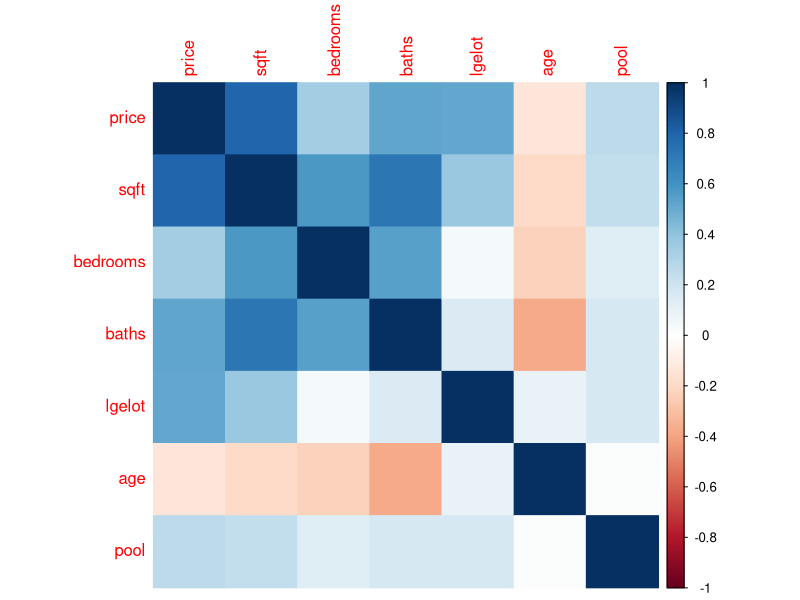
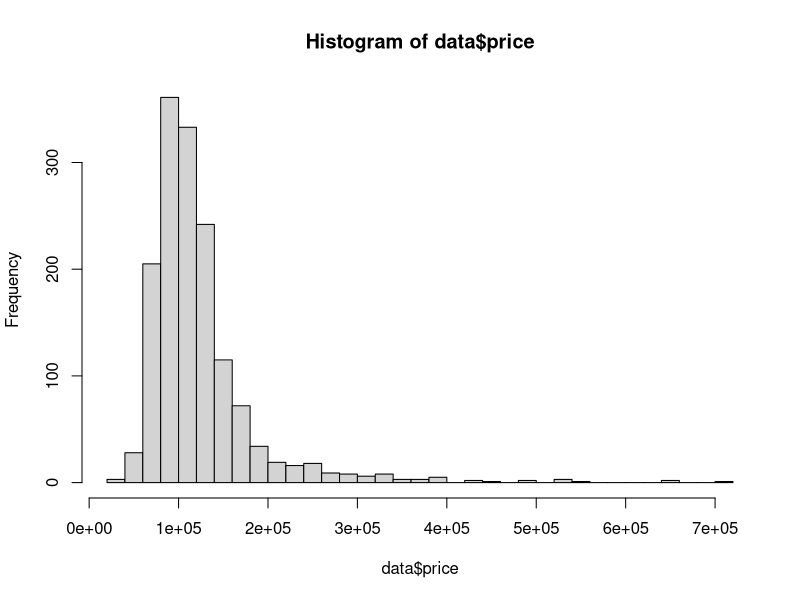

Source code (R) for these figures, in order: (Note: this script raises an error after producing the figures.)
#setwd("~/Workspace/mcdaniel/500/final")
# install.packages("corrplot")
library(corrplot)
data <- read.csv("ultimateHousing.csv")
 
 head(data)
 
 # Q1 How many observations about the real estate market in Ultimate city have been acquired?
 nrow(data)
 #1500
 
 # Q2 How many explanatory data (independent variables) are available?
 # 6
  
 
 # Q3 How many categorical variables are availble? (Review)
 # 2 
 
 # Q4 Doe it initially look like you will need to make any adjustments to account for 
 # differences in units of measure, e.g. from data in 1000's to data in 1's?
 # no
 
 # Q5 Are any of the variables in the data highly correlated? (Review)
cor_matrix <- cor(data)

corrplot(cor_matrix, method = 'color')
cor_matrix

# Yes

# Q6 If you answered yes to Q5, which variable would you consider dropping first? (Review)

# lgelot
# Age
# I answered "no" to Q5
# Bedrooms
# Pool
# Baths <- 

# if we concern about multicolinearity, we should drop baths, since it has 0.72 correlation.
# if we simply just want to drop non-informative variable against independent variable, it will be Age.

# Q7 data contain two variables that might be used as indicator variables; lotsize(lgelot) and pool.
# What proportion of the data is lgelot?(leave your answer as a decimal number, not percent)
print(sum(data$lgelot)/nrow(data))
# 0.063 ? 

# Q8 data contain two variables that might be used as indicator variables; lotsize(lgelot) and pool.
# What proportion of the data is pool?(leave your answer as a decimal number, not percent)
print(sum(data$pool)/nrow(data))

# Q9 is the distribution of your dependent variable normal?

hist(data$price,breaks = 30)
# I think this is No

#Q10 If you answered no to Question 9, what transformation would you probably 
# use to help force compliance with the assumption of normality?

# take the natural log of the variable <- 
# quadratic
# inverse(1/vaiable)
# square root

#Q11 Consider the different kinds of models we have studied(simple linear, multivariable linear, non-linear, either simple or multivariable etc)
# Given the tools you have available today, which one of the following is the "test" you would use to determin whuch type of model is best?


# test of independence
# comparing the sums of squares errors to find the least error <- 
# Test for homogeneity
# Goodness-of-fit test
# none of them above

#Q12 Test different models to determine which model you should use to compute the information Ulitimate Realty needs.
# That is, consider the differences in the sum-of-squares-error value, frequency plots to check normality, scatter plots
# to check linearity, etc From the choices below select which model you have found is the best overall.

# simple log quadratic
# Multivariable quadratic
# Simple log-linear(non-linear, logarithmic)
# Multivariable linear
# Simple linear
# Multivariable log-linear
# Multivariable log-quadratic <-
# Simple quadratic(non-linear, polynomial)
# all the modes tested will provide the same accuracy and quality of results
# None of the models tested will provide results.



# Simple Linear Model
model_simple_linear_sqft <- lm(price ~ sqft, data=data)
sse_simple_linear_sqft <- sum(resid(model_simple_linear_sqft)^2)

# model_simple_linear_bedrooms <- lm(price ~ bedrooms, data=data)
# sse_simple_linear_bedrooms <- sum(resid(model_simple_linear_bedrooms)^2)
# 
# model_simple_linear_baths <- lm(price ~ baths, data=data)
# sse_simple_linear_baths <- sum(resid(model_simple_linear_baths)^2)
# 
# model_simple_linear_lgelot <- lm(price ~ lgelot, data=data)
# sse_simple_linear_lgelot <- sum(resid(model_simple_linear_lgelot)^2)
# 
# model_simple_linear_age <- lm(price ~ age, data=data)
# sse_simple_linear_age <- sum(resid(model_simple_linear_age)^2)
# 
# model_simple_linear_pool <- lm(price ~ pool, data=data)
# sse_simple_linear_pool <- sum(resid(model_simple_linear_pool)^2)

# Multivariable Linear Model
model_multivariable_linear <- lm(price ~ sqft + bedrooms + baths + lgelot + age + pool, data=data)
sse_multivariable_linear <- sum(resid(model_multivariable_linear)^2)

# Simple Log-Linear Model
model_simple_loglinear_sqft <- lm(log(price) ~ sqft, data=data)
sse_simple_loglinear_sqft <- sum(resid(model_simple_loglinear_sqft)^2)

# model_simple_loglinear_bedrooms <- lm(log(price) ~ bedrooms, data=data)
# sse_simple_loglinear_bedrooms <- sum(resid(model_simple_loglinear_bedrooms)^2)
# 
# model_simple_loglinear_baths <- lm(log(price) ~ baths, data=data)
# sse_simple_loglinear_baths <- sum(resid(model_simple_loglinear_baths)^2)
# 
# model_simple_loglinear_lgelot <- lm(log(price) ~ lgelot, data=data)
# sse_simple_loglinear_lgelot <- sum(resid(model_simple_loglinear_lgelot)^2)
# 
# model_simple_loglinear_age <- lm(log(price) ~ age, data=data)
# sse_simple_loglinear_age <- sum(resid(model_simple_loglinear_age)^2)
# 
# model_simple_loglinear_pool <- lm(log(price) ~ pool, data=data)
# sse_simple_loglinear_pool <- sum(resid(model_simple_loglinear_pool)^2)

# Multivariable Log-Linear Model
model_multivariable_loglinear <- lm(log(price) ~ sqft + bedrooms + baths + lgelot + age + pool, data=data)
sse_multivariable_loglinear <- sum(resid(model_multivariable_loglinear)^2)

# Simple Quadratic Model
model_simple_quadratic_sqft <- lm(price ~ sqft + I(sqft^2), data=data)
sse_simple_quadratic_sqft <- sum(resid(model_simple_quadratic_sqft)^2)

# model_simple_quadratic_bedrooms <- lm(price ~ bedrooms + I(bedrooms^2), data=data)
# sse_simple_quadratic_bedrooms <- sum(resid(model_simple_quadratic_bedrooms)^2)
# 
# model_simple_quadratic_baths <- lm(price ~ baths + I(baths^2), data=data)
# sse_simple_quadratic_baths <- sum(resid(model_simple_quadratic_baths)^2)
# 
# model_simple_quadratic_lgelot <- lm(price ~ lgelot + I(lgelot^2), data=data)
# sse_simple_quadratic_lgelot <- sum(resid(model_simple_quadratic_lgelot)^2)
# 
# model_simple_quadratic_age <- lm(price ~ age + I(age^2), data=data)
# sse_simple_quadratic_age <- sum(resid(model_simple_quadratic_age)^2)
# 
# model_simple_quadratic_pool <- lm(price ~ pool + I(pool^2), data=data)
# sse_simple_quadratic_pool <- sum(resid(model_simple_quadratic_pool)^2)

# Multivariable Quadratic Model
model_multivariable_quadratic <- lm(price ~ sqft + bedrooms + baths + lgelot + age + pool + I(sqft^2), data=data)
sse_multivariable_quadratic <- sum(resid(model_multivariable_quadratic)^2)

# Simple Log-Quadratic Model
model_log_simple_quadratic_sqft <- lm(log(price) ~ sqft + I(sqft^2), data=data)
sse_log_simple_quadratic_sqft <- sum(resid(model_log_simple_quadratic_sqft)^2)

# model_log_simple_quadratic_bedrooms <- lm(log(price) ~ bedrooms + I(bedrooms^2), data=data)
# sse_log_simple_quadratic_bedrooms <- sum(resid(model_log_simple_quadratic_bedrooms)^2)
# 
# model_log_simple_quadratic_baths <- lm(log(price) ~ baths + I(baths^2), data=data)
# sse_log_simple_quadratic_baths <- sum(resid(model_log_simple_quadratic_baths)^2)
# 
# model_log_simple_quadratic_lgelot <- lm(log(price) ~ lgelot + I(lgelot^2), data=data)
# sse_log_simple_quadratic_lgelot <- sum(resid(model_log_simple_quadratic_lgelot)^2)
# 
# model_log_simple_quadratic_age <- lm(log(price) ~ age + I(age^2), data=data)
# sse_log_simple_quadratic_age <- sum(resid(model_log_simple_quadratic_age)^2)
# 
# model_log_simple_quadratic_pool <- lm(log(price) ~ pool + I(pool^2), data=data)
# sse_log_simple_quadratic_pool <- sum(resid(model_log_simple_quadratic_pool)^2)

# Multivariable Log-Quadratic Model
model_log_multivariable_quadratic <- lm(log(price) ~ sqft + bedrooms + baths + lgelot + age + pool + I(sqft^2), data=data)
sse_log_multivariable_quadratic <- sum(resid(model_log_multivariable_quadratic)^2)

model_log_multivariable_quadratic_all <- lm(log(price) ~ sqft + bedrooms + baths + lgelot + age + pool + I(sqft^2)+ I(bedrooms^2) + I(baths^2) + I(lgelot^2) + I(age^2) + I(pool^2), data=data)
sse_log_multivariable_quadratic_all <- sum(resid(model_log_multivariable_quadratic_all)^2)


model_log_multivariable_quadratic_q13 <- lm(log(price) ~ sqft + I(sqft^2) + bedrooms + baths + age +I(age^2), data=data)
sse_log_multivariable_quadratic_q13 <- sum(resid(model_log_multivariable_quadratic_q13)^2)

# # Diagnostic Plots for Each Model (example for the simple linear model)
# par(mfrow=c(2,2))
# plot(model_simple_linear)
# 
# # ... Repeat diagnostic plots for other models
# 
# # Compare Sum of Squared Errors (Residuals)
# models <- list(model_simple_linear, model_multivariable_linear, model_simple_loglinear, model_multivariable_loglinear, model_simple_quadratic, model_multivariable_quadratic)
# sse_values <- sapply(models, function(model) sum(resid(model)^2))
# sse_values

# Q13 As often happens, regardless of what you think is best, your boss decides that you will use a multivariable log-quadratic model as follows.
# Use the variable price, sqft, sqft_sq, age, age_sq, beadrooms, baths, And they says for you take the natural log of the price variable.
# model_log_multivariable_quadratic_q13 <- lm(log(price) ~ sqft + I(sqft^2) + bedrooms + baths + age +I(age^2), data=data)

# Except for the ends of the plot, the QQ plot generally indicates that the assumption/condition of normality has been met?

library(car)
qqPlot(model_log_multivariable_quadratic_q13, main="QQ Plot")
# yes

# Q14 As often happens, regardless of what you think is best, your boss decides that you will use a multivariable log-quadratic model as follows.
# Use the variable price, sqft, sqft_sq, age, age_sq, beadrooms, baths, And they says for you take the natural log of the price variable.
# model_log_multivariable_quadratic_q13 <- lm(log(price) ~ sqft + I(sqft^2) + bedrooms + baths + age +I(age^2), data=data)

# the plot of residual versus fits indicates that assumption/condition of lnearity has been met?
plot(fitted(model_log_multivariable_quadratic_q13), resid(model_log_multivariable_quadratic_q13), 
     xlab="Fitted values", ylab="Residuals", main="Residuals vs Fitted Values")
abline(h=0, col="red")

# YEs?

# Q15 Build and use the model your boss wants to answer the following questions.
# Consider the intercept and all coefficients of this model to select the best choice from the list below.

summary(model_log_multivariable_quadratic_q13)
# There is no way to tell anything about statistiacal significance from the result
# the intercept and all coeeficients are statisticaally significant
# The variables baths is not statistically sigiificant <-
# neither the intercept nor any of the cefficients are statistically significant.

#Q16 The R-squared value indicates that very little of the variance in the data is explained by the model.
# False


#Q17 Hypothesis test can be conducted using a t-statistic and/or its related p-value. 
# if the t=statistics falls in the rejection or the p-values is less than the level of significance of the test
# the null hypothesis must be rejected. The alternative, for example a test to establish that a relationship between
# an explanatory(independent) variable and a response(dependent) variable exists is accepted
# True

#Q18 The boss has conviinced you that this is a pretty good model for Ultimate Realty. Because the boss is particularly interested in how size and age affects house prices.
# evaluate those parameters and use the results to answer the following questions.
# Test the coefficient of size to determine if size is related to price. Based on a hypothesis test using the null hypothesis, i.e. the coefficient equals zero. 
# There is not sufficient evidence(stastical significance) that a relationship exists between the explanatory variable and the response variable. Therefore, size can be removed from the regression model without any impact on the results.

# False x
# True

# Q19 Does the age of a house really affect its price? Again based on a hypothesis test for this model and its variables,
# the coefficient of age equals zero indicating that there is no relationship between the explanatory variable, age, and the response variable price.
summary(model_log_multivariable_quadratic_q13)
# True

# Q20 One of Ultimate's sales agents has just spoken with Mr. Roadrunner about listing his house. The house is 10 years old
# it has 2000 square feet of living area, and 3 bedrooms. How much should Ultimate's agent tell Mr. Roadrunner he should list his house for i.e. price?

model_log_multivariable_quadratic_q20 <- lm(log(price) ~ sqft + I(sqft^2) + age +I(age^2)  + bedrooms, data=data)
summary(model_log_multivariable_quadratic_q20)

model_summary <- summary(model_log_multivariable_quadratic_q20)
coef_intercept <- model_summary$coefficients[1]
coef_sqft <- model_summary$coefficients[2]
coef_sqft_sq <- model_summary$coefficients[3]
coef_age <- model_summary$coefficients[4]
coef_age_sq <- model_summary$coefficients[5]

coef_bed <- model_summary$coefficients[6]

min(data$sqft)

# Mr. Roadrunner's house characteristics
sqft <- 20
bedrooms <- 3
age <- 10
# bath <- 0 

predict_result <- predict(model_log_multivariable_quadratic_q20, 
                          newdata = data.frame(sqft = 20, age = 10, bedrooms = 3), 
                          interval = "confidence", level = 0.95, se.fit = TRUE)
predict_result
# Compute the predicted natural log of the price
log_price_predicted <- coef_intercept + 
  coef_sqft * sqft + 
  coef_sqft_sq * sqft^2 + 
  coef_bed * bedrooms + 
  coef_age * age + 
  coef_age_sq * age^2

# Convert the predicted log(price) to actual price
price_predicted <- exp(log_price_predicted)
price_predicted

# 147865.3

# Q21
# Predict the log(price) and get the standard error of the prediction
predict_result <- predict(model_log_multivariable_quadratic_q20, 
                          newdata = data.frame(sqft = 20, age = 10, bedrooms = 3), 
                          interval = "confidence", level = 0.95, se.fit = TRUE)

# Calculate the 95% confidence interval for the actual price
ci_lower_bound <- exp(predict_result$fit[1, "lwr"])
ci_upper_bound <- exp(predict_result$fit[1, "upr"])

# Q22
# Q23
# f. Predict the price increase for an additional 200 sqft
sqft_new <- 20 + 2
log_price_predicted_new <- coef_intercept + 
  coef_sqft * sqft_new + 
  coef_sqft_sq * sqft_new^2 + 
  coef_bed * bedrooms + 
  coef_age * age + 
  coef_age_sq * age^2

log_price_predicted_new <- exp(log_price_predicted_new)

log_price_predicted_new - price_predicted

# Convert the predicted log(price) to actual price for the increased sqft
price_predicted_new <- exp(log_price_predicted_new)
price_increase <- price_predicted_new - price_predicted

list(ci_lower_bound = ci_lower_bound, ci_upper_bound = ci_upper_bound, price_increase = price_increase)

# Q24 The boss would like to look at some different results. He/she says it is because there are two explanatory variables that have not yet been explored
# large lot size(lgelot) and pool. He/She wants you to remove the second-order terms from the model, add these variables and the variable baths to the model and generate an interaction term between 
# large lot and size(lgelot x sqft). This results in a model expressed as :

model_log_multivariable_quadratic_q24 <- lm(log(price) ~ sqft + bedrooms + baths +
                                              lgelot + age + pool + lgelot*sqft, data=data)
summary(model_log_multivariable_quadratic_q24)
# False

#Q25 How much more, in a percentage, is the price of a house on a large lot(greater than 0.5 acres) than a house on a small lot?
# 1. Set the values for other variables

# Using median values for continuous variables and mode for categorical ones
median_sqft <- median(data$sqft)
median_age <- median(data$age)
median_bedrooms <- median(data$bedrooms)
median_baths <- median(data$baths)
mode_pool <- as.numeric(names(sort(table(data$pool), decreasing = TRUE)[1]))

# 2 & 3. Predict the log(price) for lgelot scenarios

# For lgelot == 1
log_price_predicted_large_lot <- predict(model_new, 
                                         newdata = data.frame(sqft = median_sqft, 
                                                              bedrooms = median_bedrooms, 
                                                              baths = median_baths, 
                                                              lgelot = 1, 
                                                              age = median_age, 
                                                              pool = mode_pool))

# For lgelot == 0
log_price_predicted_small_lot <- predict(model_new, 
                                         newdata = data.frame(sqft = median_sqft, 
                                                              bedrooms = median_bedrooms, 
                                                              baths = median_baths, 
                                                              lgelot = 0, 
                                                              age = median_age, 
                                                              pool = mode_pool))

# 4. Convert the predicted log(price) to actual price
price_predicted_large_lot <- exp(log_price_predicted_large_lot)
price_predicted_small_lot <- exp(log_price_predicted_small_lot)

# 5. Calculate the percentage difference
percentage_difference <- ((price_predicted_large_lot - price_predicted_small_lot) / price_predicted_small_lot) * 100

percentage_difference
# 42.68

# Q26 what is the percent increase in price for an additional 100 square feet of living space if the house is not on a large lot(holding all other variable constant)?
# Given coefficient for sqft
# 1. Set the values for other variables

# Using median values for continuous variables and mode for categorical ones
median_sqft <- median(data$sqft)
median_age <- median(data$age)
median_bedrooms <- median(data$bedrooms)
median_baths <- median(data$baths)
mode_pool <- as.numeric(names(sort(table(data$pool), decreasing = TRUE)[1]))

# 2. Predict the log(price) for the current square footage with lgelot == 0

log_price_predicted_current <- predict(model_new, 
                                       newdata = data.frame(sqft = median_sqft, 
                                                            bedrooms = median_bedrooms, 
                                                            baths = median_baths, 
                                                            lgelot = 0, 
                                                            age = median_age, 
                                                            pool = mode_pool))

# 3. Predict the log(price) for the current square footage + 100 with lgelot == 0

log_price_predicted_plus100 <- predict(model_new, 
                                       newdata = data.frame(sqft = median_sqft + 1, 
                                                            bedrooms = median_bedrooms, 
                                                            baths = median_baths, 
                                                            lgelot = 0, 
                                                            age = median_age, 
                                                            pool = mode_pool))

# 4. Convert the predicted log(price) to actual price
price_predicted_current <- exp(log_price_predicted_current)
price_predicted_plus100 <- exp(log_price_predicted_plus100)

# 5. Calculate the percentage difference for the 100 square feet difference
percentage_increase_100sqft_small_lot <- ((price_predicted_plus100 - price_predicted_current) / price_predicted_current) * 100

percentage_increase_100sqft_small_lot
# 6.06

# Q27 what is the percent increase in price for an additional 100 square feet of living space if the house is on a large lot?

# 1. Set the values for other variables
# Using median values for continuous variables and mode for categorical ones
median_sqft <- median(data$sqft)
median_age <- median(data$age)
median_bedrooms <- median(data$bedrooms)
median_baths <- median(data$baths)
mode_pool <- as.numeric(names(sort(table(data$pool), decreasing = TRUE)[1]))

# 2. Predict the log(price) for the current square footage with lgelot == 1

log_price_predicted_current_large_lot <- predict(model_new, 
                                                 newdata = data.frame(sqft = median_sqft, 
                                                                      bedrooms = median_bedrooms, 
                                                                      baths = median_baths, 
                                                                      lgelot = 1, 
                                                                      age = median_age, 
                                                                      pool = mode_pool))

# 3. Predict the log(price) for the current square footage + 100 with lgelot == 1

log_price_predicted_plus100_large_lot <- predict(model_new, 
                                                 newdata = data.frame(sqft = median_sqft + 1, 
                                                                      bedrooms = median_bedrooms, 
                                                                      baths = median_baths, 
                                                                      lgelot = 1, 
                                                                      age = median_age, 
                                                                      pool = mode_pool))

# 4. Convert the predicted log(price) to actual price
price_predicted_current_large_lot <- exp(log_price_predicted_current_large_lot)
price_predicted_plus100_large_lot <- exp(log_price_predicted_plus100_large_lot)

# 5. Calculate the percentage difference for the 100 square feet difference
percentage_increase_100sqft_large_lot <- ((price_predicted_plus100_large_lot - price_predicted_current_large_lot) / price_predicted_current_large_lot) * 100

percentage_increase_100sqft_large_lot # 4.37